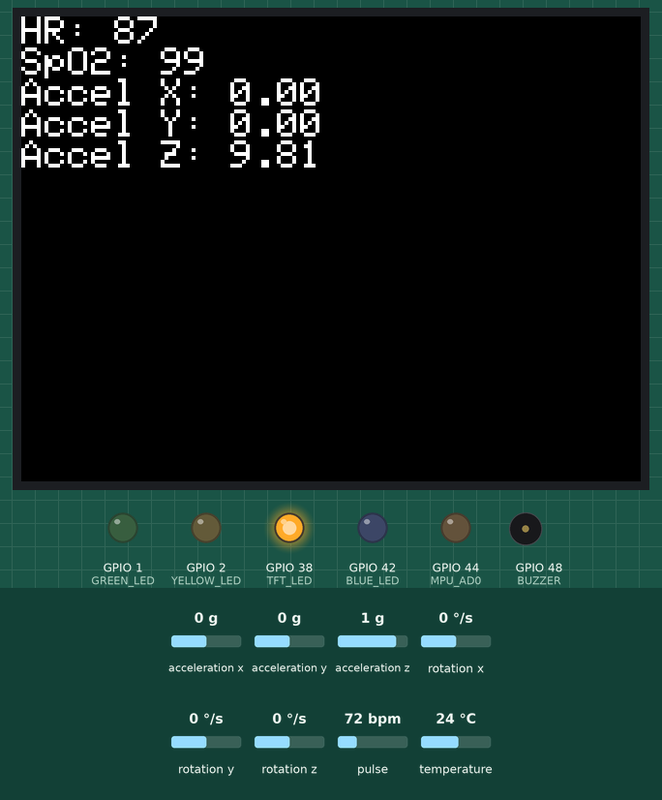
Recording of a sketch running on a simulated ESP32-S3. On the bench: 320×240 colour display, output pins drawn as LEDs (lit = HIGH), buzzer (waves = sounding). Inputs (shaded band) come from the test bench; at power-on: acceleration x 0 g, acceleration y 0 g, acceleration z 1 g, rotation x 0 °/s, rotation y 0 °/s, rotation z 0 °/s, pulse 72 bpm, temperature 24 °C. Storage starts empty; random numbers use the default seed unless the sketch sets one; what the sketch prints to the serial monitor is not drawn.

Above: at 2.9 s.
3.0 s: acceleration x set to -0.6 g
At 3.8 s:
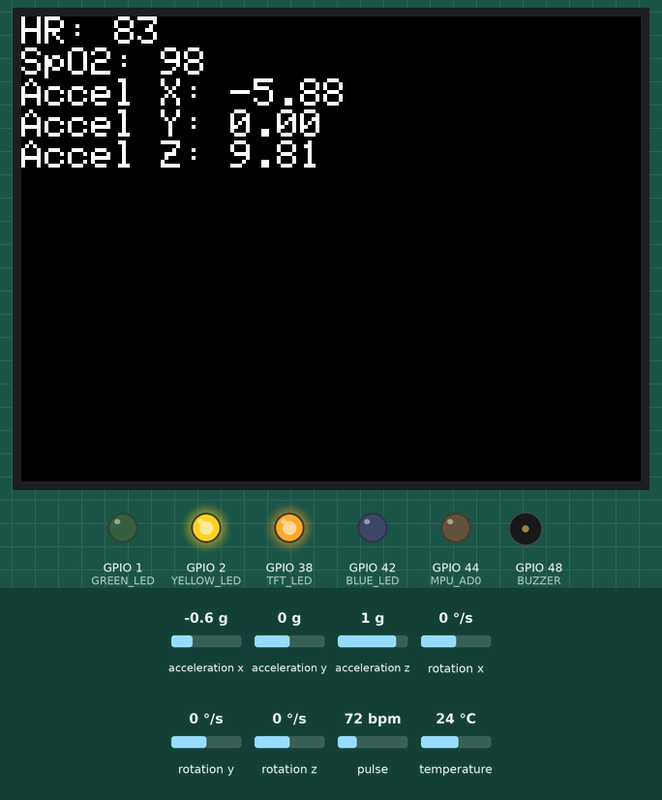
8.2 s: acceleration x set to -0.9 g
At 10.2 s:
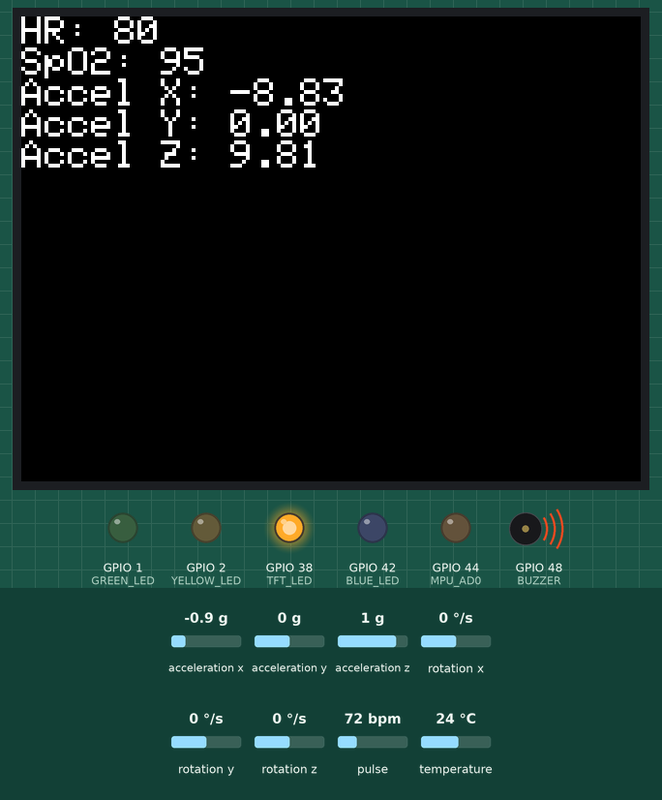
13.4 s: acceleration y set to -1.4 g
At 14.6 s:
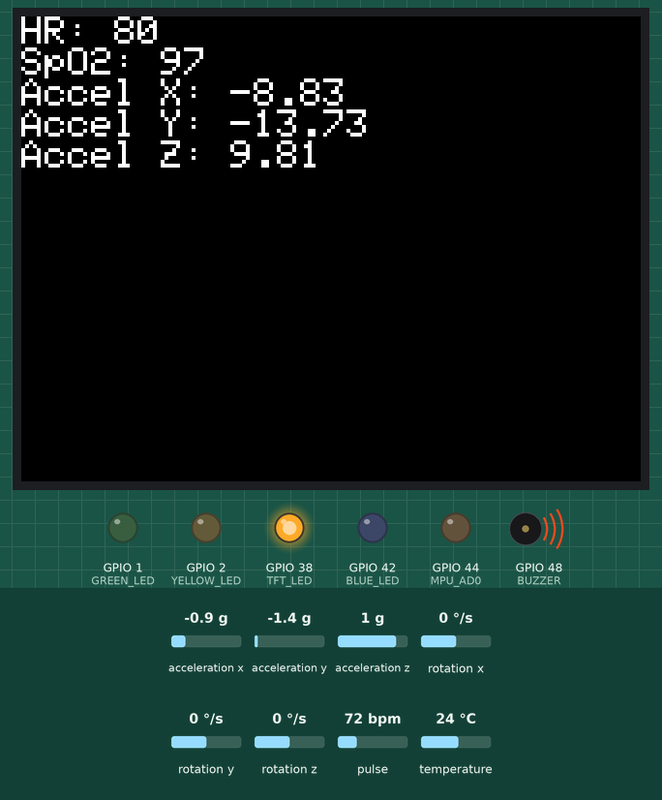
20.2 s: acceleration z set to -1.4 g
At 21.7 s:
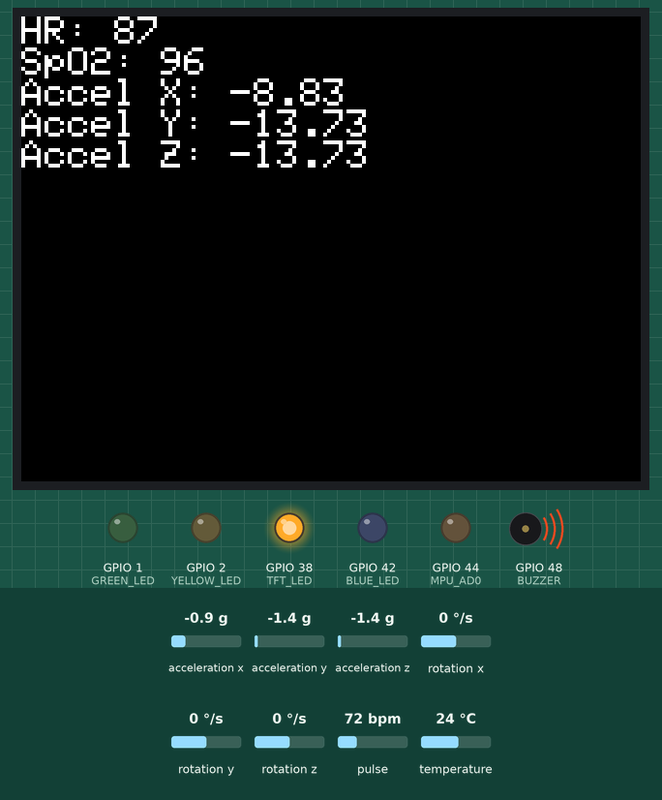
Timing chart, 0 to 23.4 s (numbered marks = the images above; inputs shaded):
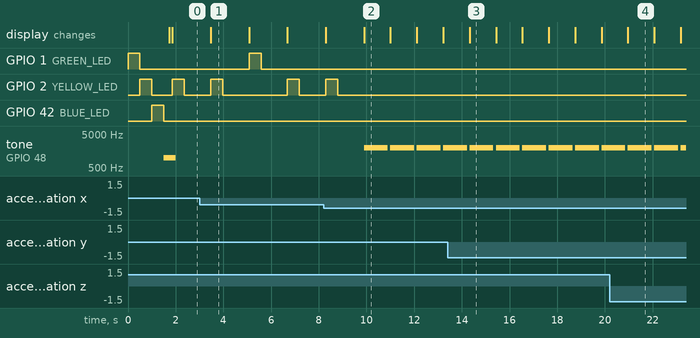

The sketch:

sketch_mar4a.ino
```cpp
#include <Wire.h>
#include <Adafruit_MPU6050.h>
#include <Adafruit_Sensor.h>
#include "MAX30105.h"  // Library for MAX30102/MAX30105
#include <SPI.h>
#include <Adafruit_GFX.h>
#include <Adafruit_ILI9341.h>
#include <SD.h>
#include <XPT2046_Touchscreen.h>  // Note: This library uses default SPI; for custom SPI, you may need to modify the library or use bit-bang

// Pin definitions based on your notes
#define BUZZER 48
#define GREEN_LED 1
#define YELLOW_LED 2
#define BLUE_LED 42

#define MPU_AD0 44
#define MPU_INT 45
#define SDA_PIN 41
#define SCL_PIN 40

#define TFT_SCK 6
#define TFT_MISO 4
#define TFT_MOSI 5
#define TFT_CS 9
#define TFT_DC 15
#define TFT_RST 18
#define TFT_LED 38

#define TOUCH_CS 7
#define TOUCH_IRQ 17
#define TOUCH_SCK 11
#define TOUCH_MISO 16
#define TOUCH_MOSI 10

#define SD_SCK 8
#define SD_MISO 46
#define SD_MOSI 17
#define SD_CS 39  // Assuming from "17-39"; adjust if it's 3 instead

// SPI instances for separate buses (ESP32 supports this)
//--------->??? SPIClass tftSPI(VSPI);  // VSPI for TFT
SPIClass tftSPI(SPI);   // SPI works for ESP32-S3
SPIClass sdSPI(HSPI);   // HSPI for SD

// Sensor objects
Adafruit_MPU6050 mpu;
MAX30105 particleSensor;

// TFT object
Adafruit_ILI9341 tft = Adafruit_ILI9341(&tftSPI, TFT_DC, TFT_CS, TFT_RST);

// Touch object (uses default SPI; to use custom, modify library or use software SPI)
XPT2046_Touchscreen touch(TOUCH_CS, TOUCH_IRQ);

// File for logging
File logFile;

void setup() {
  Serial.begin(115200);
  while (!Serial) delay(10);

  // Initialize LEDs and buzzer
  pinMode(GREEN_LED, OUTPUT);
  pinMode(YELLOW_LED, OUTPUT);
  pinMode(BLUE_LED, OUTPUT);
  pinMode(BUZZER, OUTPUT);
  digitalWrite(GREEN_LED, LOW);
  digitalWrite(YELLOW_LED, LOW);
  digitalWrite(BLUE_LED, LOW);
  digitalWrite(BUZZER, LOW);

  // Test LEDs and buzzer
  testPeripherals();

  // Set MPU AD0 to LOW for default address 0x68
  pinMode(MPU_AD0, OUTPUT);
  digitalWrite(MPU_AD0, LOW);

  // Initialize I2C
  Wire.begin(SDA_PIN, SCL_PIN);

  // Initialize MPU6050
  if (!mpu.begin()) {
    Serial.println("Failed to find MPU6050");
    while (1) delay(10);
  }
  mpu.setAccelerometerRange(MPU6050_RANGE_8_G);
  mpu.setGyroRange(MPU6050_RANGE_500_DEG);
  mpu.setFilterBandwidth(MPU6050_BAND_21_HZ);
  Serial.println("MPU6050 initialized");

  // Initialize MAX30102
  if (!particleSensor.begin(Wire, I2C_SPEED_FAST)) {
    Serial.println("Failed to find MAX30102");
    while (1) delay(10);
  }
  particleSensor.setup();  // Default settings
  particleSensor.setPulseAmplitudeRed(0x0A);  // Turn Red LED to low
  Serial.println("MAX30102 initialized");

  // Initialize TFT SPI and display
  tftSPI.begin(TFT_SCK, TFT_MISO, TFT_MOSI, -1);  // No default CS
  tft.begin();
  tft.setRotation(3);  // Adjust as needed (0-3)
  pinMode(TFT_LED, OUTPUT);
  digitalWrite(TFT_LED, HIGH);  // Turn on backlight
  tft.fillScreen(ILI9341_BLACK);
  tft.setTextColor(ILI9341_WHITE);
  tft.setTextSize(2);
  tft.setCursor(0, 0);
  tft.println("Harmony Guardian");
  Serial.println("TFT initialized");

  // Initialize Touch (uses default SPI; remap if needed)
  touch.begin();
  Serial.println("Touch initialized (default SPI)");

  // Initialize SD SPI and card
  sdSPI.begin(SD_SCK, SD_MISO, SD_MOSI, -1);
  if (!SD.begin(SD_CS, sdSPI)) {
    Serial.println("Failed to initialize SD card");
  } else {
    Serial.println("SD card initialized");
    logFile = SD.open("data.log", FILE_WRITE);
    if (logFile) {
      logFile.println("Timestamp,HR,SpO2,AccelX,AccelY,AccelZ");
      logFile.close();
    }
  }
}

void loop() {
  // Read MPU6050
  sensors_event_t a, g, temp;
  mpu.getEvent(&a, &g, &temp);

  // Read MAX30102 (basic polling; for efficiency, use interrupts)
  uint32_t irValue = particleSensor.getIR();
  uint32_t redValue = particleSensor.getRed();
  // Simple HR/SpO2 calculation (use full algorithm for accuracy)
  int hr = 0;  // Placeholder; implement full HR detection
  int sp02 = 0;  // Placeholder

  if (irValue > 50000) {  // Finger detected
    // Add full HR/SpO2 logic here (e.g., from examples)
    hr = 80 + random(10);  // Simulated for testing
    sp02 = 95 + random(5);  // Simulated
  }

  // Display data on TFT
  tft.fillScreen(ILI9341_BLACK);
  tft.setCursor(0, 0);
  tft.print("HR: "); tft.println(hr);
  tft.print("SpO2: "); tft.println(sp02);
  tft.print("Accel X: "); tft.println(a.acceleration.x);
  tft.print("Accel Y: "); tft.println(a.acceleration.y);
  tft.print("Accel Z: "); tft.println(a.acceleration.z);

  // Log to SD
  logToSD(hr, sp02, a.acceleration.x, a.acceleration.y, a.acceleration.z);

  // Simple alert logic (e.g., high HR or sudden motion)
  float accelMag = sqrt(a.acceleration.x * a.acceleration.x + a.acceleration.y * a.acceleration.y + a.acceleration.z * a.acceleration.z);
  if (hr > 100 || accelMag > 12.0) {
    triggerAlert();
  } else if (hr > 80) {
    digitalWrite(YELLOW_LED, HIGH);
    delay(500);
    digitalWrite(YELLOW_LED, LOW);
  } else {
    digitalWrite(GREEN_LED, HIGH);
    delay(500);
    digitalWrite(GREEN_LED, LOW);
  }

  // Check touch (example)
  if (touch.touched()) {
    TS_Point p = touch.getPoint();
    Serial.print("Touch at "); Serial.print(p.x); Serial.print(", "); Serial.println(p.y);
    // Map to screen coordinates and handle input
  }

  delay(1000);  // Update every second
}

void testPeripherals() {
  // Test LEDs
  digitalWrite(GREEN_LED, HIGH); delay(500); digitalWrite(GREEN_LED, LOW);
  digitalWrite(YELLOW_LED, HIGH); delay(500); digitalWrite(YELLOW_LED, LOW);
  digitalWrite(BLUE_LED, HIGH); delay(500); digitalWrite(BLUE_LED, LOW);

  // Test buzzer
  tone(BUZZER, 1000, 500);  // Beep at 1kHz for 0.5s
}

void triggerAlert() {
  digitalWrite(BLUE_LED, HIGH);
  tone(BUZZER, 2000, 1000);  // Alert sound
  digitalWrite(BLUE_LED, LOW);
}

void logToSD(int hr, int sp02, float ax, float ay, float az) {
  logFile = SD.open("data.log", FILE_APPEND);
  if (logFile) {
    logFile.print(millis());
    logFile.print(",");
    logFile.print(hr);
    logFile.print(",");
    logFile.print(sp02);
    logFile.print(",");
    logFile.print(ax);
    logFile.print(",");
    logFile.print(ay);
    logFile.print(",");
    logFile.println(az);
    logFile.close();
  }
}
```

Measured:
- the behaviour switches between -0.7 and -0.8 g on acceleration x (found by bisection; images 1 and 2)
- after the input at 8.2 s, tone on GPIO 48 (BUZZER): alternates 2000 Hz for 1.0 s and silent for 0.11 s, starting after 1.7 s
- what the display in image 1 shows lasts 1.6 s, from 3.5 s to 5.1 s
- what the display in image 2 shows lasts 1.1 s, from 9.9 s to 11.0 s
